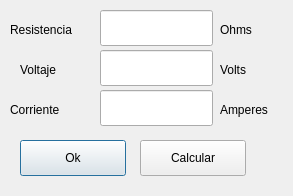
<?xml version="1.0" encoding="UTF-8"?>
<ui version="4.0">
 <class>Dialog</class>
 <widget class="QDialog" name="Dialog">
  <property name="geometry">
   <rect>
    <x>0</x>
    <y>0</y>
    <width>293</width>
    <height>196</height>
   </rect>
  </property>
  <property name="windowTitle">
   <string>Dialog</string>
  </property>
  <widget class="QLabel" name="label">
   <property name="geometry">
    <rect>
     <x>10</x>
     <y>20</y>
     <width>101</width>
     <height>20</height>
    </rect>
   </property>
   <property name="text">
    <string>Resistencia</string>
   </property>
  </widget>
  <widget class="QLabel" name="label_2">
   <property name="geometry">
    <rect>
     <x>20</x>
     <y>60</y>
     <width>63</width>
     <height>20</height>
    </rect>
   </property>
   <property name="text">
    <string>Voltaje</string>
   </property>
  </widget>
  <widget class="QLabel" name="label_3">
   <property name="geometry">
    <rect>
     <x>10</x>
     <y>100</y>
     <width>63</width>
     <height>20</height>
    </rect>
   </property>
   <property name="text">
    <string>Corriente</string>
   </property>
  </widget>
  <widget class="QLineEdit" name="T_R">
   <property name="geometry">
    <rect>
     <x>100</x>
     <y>10</y>
     <width>113</width>
     <height>36</height>
    </rect>
   </property>
  </widget>
  <widget class="QLineEdit" name="T_V">
   <property name="geometry">
    <rect>
     <x>100</x>
     <y>50</y>
     <width>113</width>
     <height>36</height>
    </rect>
   </property>
  </widget>
  <widget class="QLineEdit" name="T_I">
   <property name="geometry">
    <rect>
     <x>100</x>
     <y>90</y>
     <width>113</width>
     <height>36</height>
    </rect>
   </property>
  </widget>
  <widget class="QLabel" name="label_4">
   <property name="geometry">
    <rect>
     <x>220</x>
     <y>20</y>
     <width>63</width>
     <height>20</height>
    </rect>
   </property>
   <property name="text">
    <string>Ohms</string>
   </property>
  </widget>
  <widget class="QLabel" name="label_5">
   <property name="geometry">
    <rect>
     <x>220</x>
     <y>60</y>
     <width>63</width>
     <height>20</height>
    </rect>
   </property>
   <property name="text">
    <string>Volts</string>
   </property>
  </widget>
  <widget class="QLabel" name="label_6">
   <property name="geometry">
    <rect>
     <x>220</x>
     <y>100</y>
     <width>63</width>
     <height>20</height>
    </rect>
   </property>
   <property name="text">
    <string>Amperes</string>
   </property>
  </widget>
  <widget class="QPushButton" name="Ok_Lo">
   <property name="geometry">
    <rect>
     <x>20</x>
     <y>140</y>
     <width>106</width>
     <height>36</height>
    </rect>
   </property>
   <property name="text">
    <string>Ok</string>
   </property>
  </widget>
  <widget class="QPushButton" name="Calcular_lo">
   <property name="geometry">
    <rect>
     <x>140</x>
     <y>140</y>
     <width>106</width>
     <height>36</height>
    </rect>
   </property>
   <property name="text">
    <string>Calcular</string>
   </property>
  </widget>
 </widget>
 <resources/>
 <connections/>
</ui>
